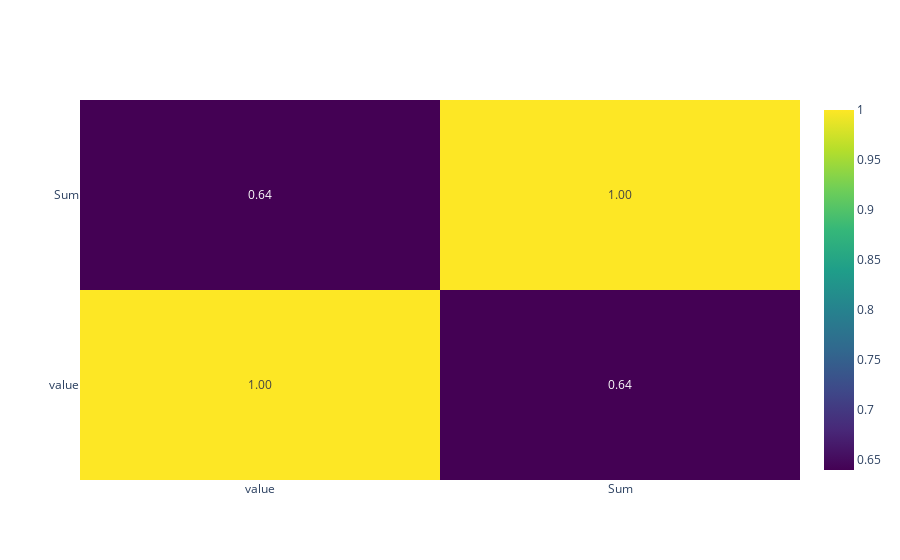

Notebook cell for this chart:
### Markdown cell above
# NOTE: USE PREPROCESSED DATA INSTEAD OF USING THE DATA DIRECTLY from the apis

### Code cell
dfcorrelation = pd.merge(meanprovince, dfprovince, on='RegioS')

correlation = dfcorrelation[['value', 'Sum']].corr()
corr_matrix = go.Figure(data=go.Heatmap(
        z=correlation.values,
        x=correlation.columns,
        y=correlation.index,
        text=correlation.values, #Show the values in the heatmap
        texttemplate="%{text:.2f}",
        colorscale='Viridis')) #Create the heatmap figure

corr_matrix.show()

### Figure 1 — Plotly figure (JSON) as saved in the notebook; plotly's stock layout.template omitted (floating-point values rounded to 4 significant figures)
{"data": [{"colorscale": [[0, "#440154"], [0.1111, "#482878"], [0.2222, "#3e4989"], [0.3333, "#31688e"], [0.4444, "#26828e"], [0.5556, "#1f9e89"], [0.6667, "#35b779"], [0.7778, "#6ece58"], [0.8889, "#b5de2b"], [1, "#fde725"]], "text": [[1, 0.6395], [0.6395, 1]], "texttemplate": "%{text:.2f}", "type": "heatmap", "x": ["value", "Sum"], "y": ["value", "Sum"], "z": [[1, 0.6395], [0.6395, 1]]}], "layout": {}}
